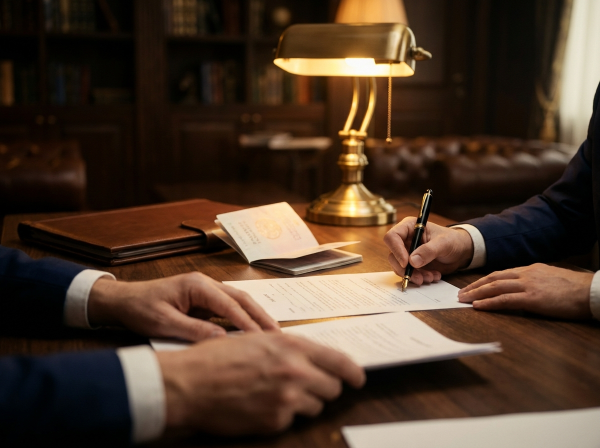
#> input picture assets/img/raw/about-1.jpg, 1200 x 896 px (shown at 1/2 size)
$ python images.py ../assets/brand
#> lines starting #> are read from the running program, lines starting #| are printed output that depends on the picture
"""Optimise source photos for the web.

Reads assets/img/raw/*.jpg|png and writes to .cache/img/:
  <name>-800.webp, <name>-1600.webp  (responsive images)
  <name>-og.jpg                       (1200x630 social preview)
Also creates favicons in assets/brand/. Only changed files are processed.
"""
import sys
from pathlib import Path
from PIL import Image

root = Path(sys.argv[1])
raw = root / "assets" / "img" / "raw"
out = root / ".cache" / "img"
out.mkdir(parents=True, exist_ok=True)

count = 0
for src in sorted(list(raw.glob("*.jpg")) + list(raw.glob("*.jpeg")) + list(raw.glob("*.png"))):
    name = src.stem
    targets = [out / f"{name}-800.webp", out / f"{name}-1600.webp", out / f"{name}-og.jpg"]
    if all(t.exists() and t.stat().st_mtime >= src.stat().st_mtime for t in targets):
        continue
    im = Image.open(src).convert("RGB")
#> im is the input picture: PIL image 1200x896 RGB; mean R, G, B 78, 58.3, 43.3
    for w, t in ((800, targets[0]), (1600, targets[1])):
        c = im.copy()
        if c.width > w:
            c = c.resize((w, round(c.height * w / c.width)), Image.LANCZOS)
        c.save(t, "WEBP", quality=80, method=6)
#> this loop made 2 passes
#> pass 1, `c = c.resize((w, round(c.height * w / c.width)), Image.LANCZOS)`:
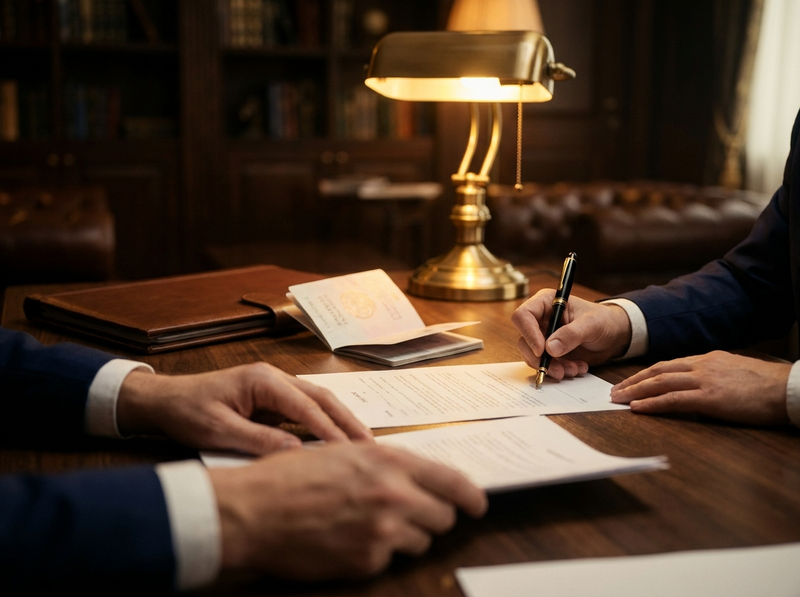
#> c: PIL image 800x597 RGB; mean R, G, B 78, 58.3, 43.3
    # OG: cover-crop to 1200x630
    tw, th = 1200, 630
    s = max(tw / im.width, th / im.height)
#> s = 1
    c = im.resize((round(im.width * s), round(im.height * s)), Image.LANCZOS)
    l, tp = (c.width - tw) // 2, (c.height - th) // 2
#> l = 0; tp = 133
    c.crop((l, tp, l + tw, tp + th)).save(targets[2], "JPEG", quality=82, optimize=True, progressive=True)
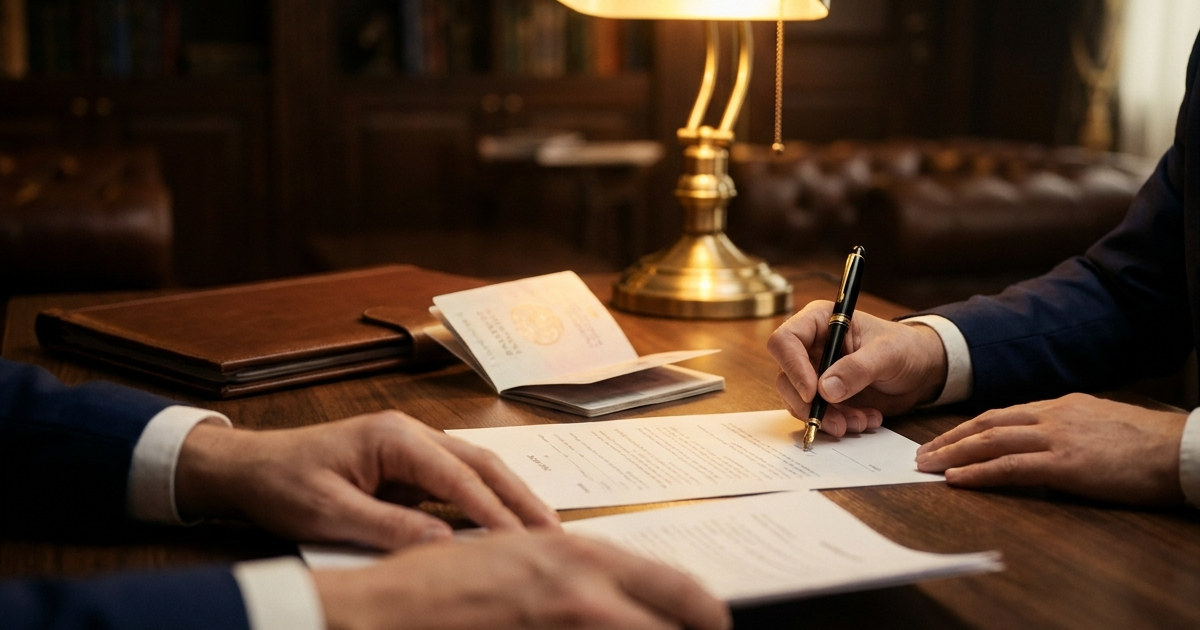
#> saved as about-1-og.jpg: PIL image 1200x630 RGB; mean R, G, B 83.1, 60.7, 44.9
    count += 1
#> pass 2 of the loop `for src in sorted(list(raw.glob("*.jpg")) + list(raw.glob("*.jpeg")) +..`:
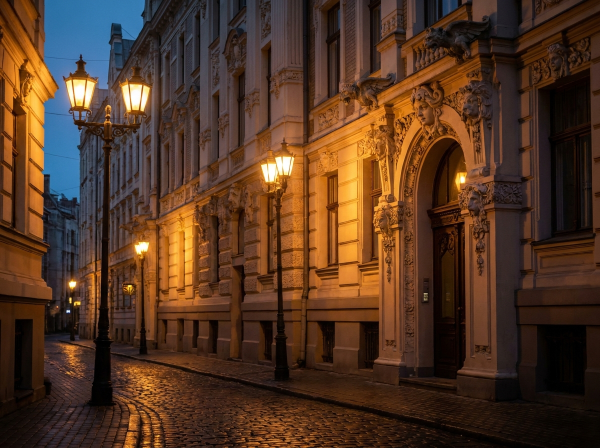
#> input picture assets/img/raw/about-2.jpg, 1200 x 896 px (shown at 1/2 size)
#> im is the input picture: PIL image 1200x896 RGB; mean R, G, B 82.6, 54.1, 35.5
#> the loop `for w, t in ((800, targets[0]), (1600, targets[1])):` made 2 passes
#> pass 1, `c = c.resize((w, round(c.height * w / c.width)), Image.LANCZOS)`:
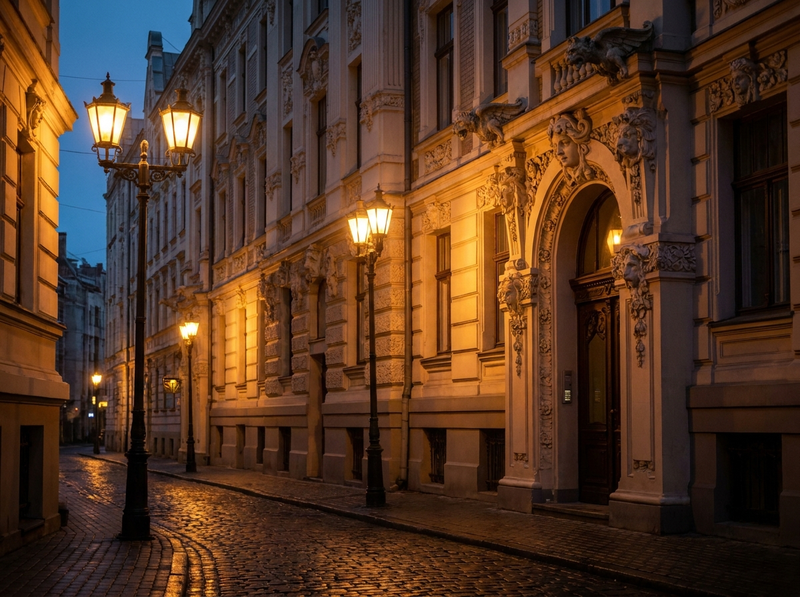
#> c: PIL image 800x597 RGB; mean R, G, B 82.6, 54.1, 35.5
#> `c.crop((l, tp, l + tw, tp + th)).save(targets[2], "JPEG", quality=82, ..`:
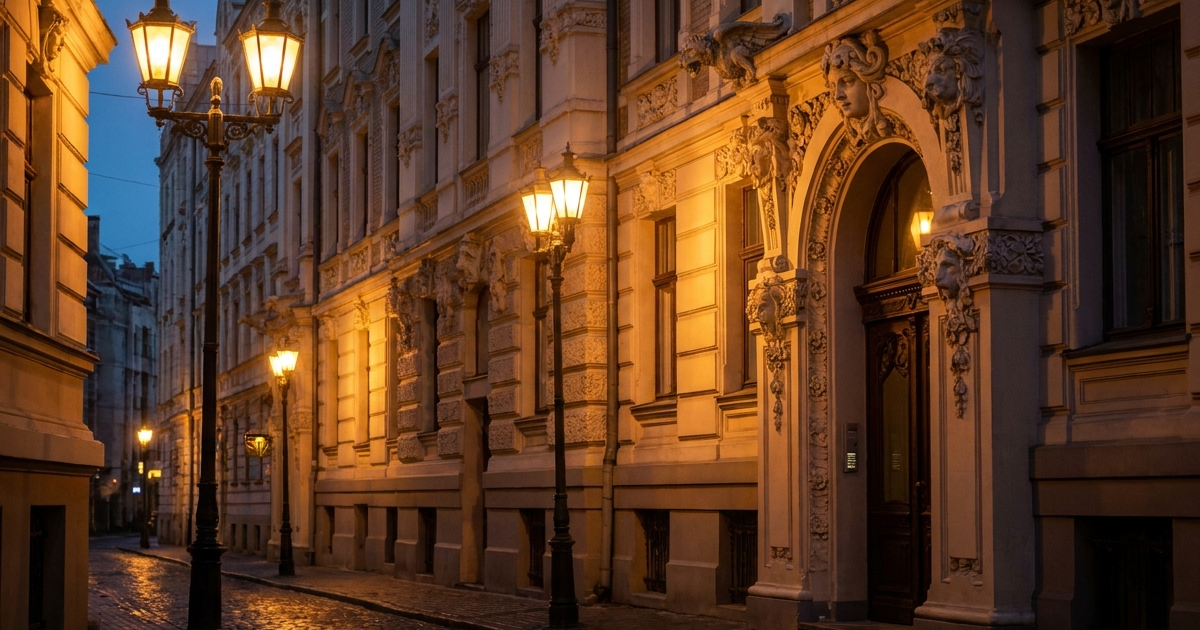
#> saved as about-2-og.jpg: PIL image 1200x630 RGB; mean R, G, B 93.3, 59.2, 35.4
#> pass 3 of the loop `for src in sorted(list(raw.glob("*.jpg")) + list(raw.glob("*.jpeg")) +..`:
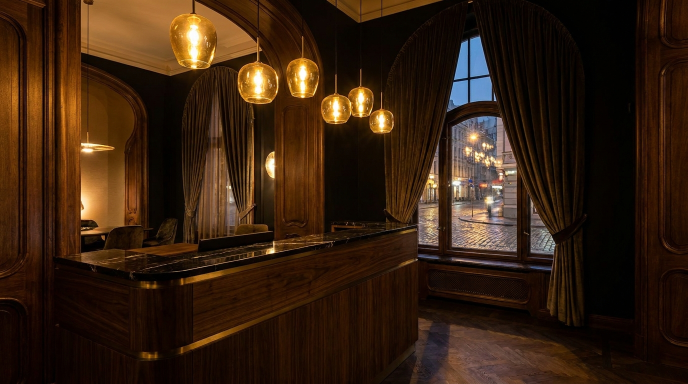
#> input picture assets/img/raw/contact-hero.jpg, 1376 x 768 px (shown at 1/2 size)
#> im is the input picture: PIL image 1376x768 RGB; mean R, G, B 54.3, 32.5, 16
#> the loop `for w, t in ((800, targets[0]), (1600, targets[1])):` made 2 passes
#> pass 1, `c = c.resize((w, round(c.height * w / c.width)), Image.LANCZOS)`:
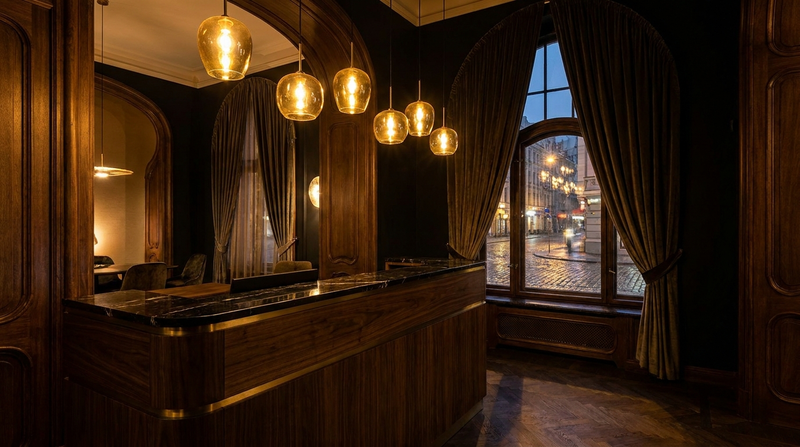
#> c: PIL image 800x447 RGB; mean R, G, B 54.3, 32.5, 16.1
#> `c.crop((l, tp, l + tw, tp + th)).save(targets[2], "JPEG", quality=82, ..`:
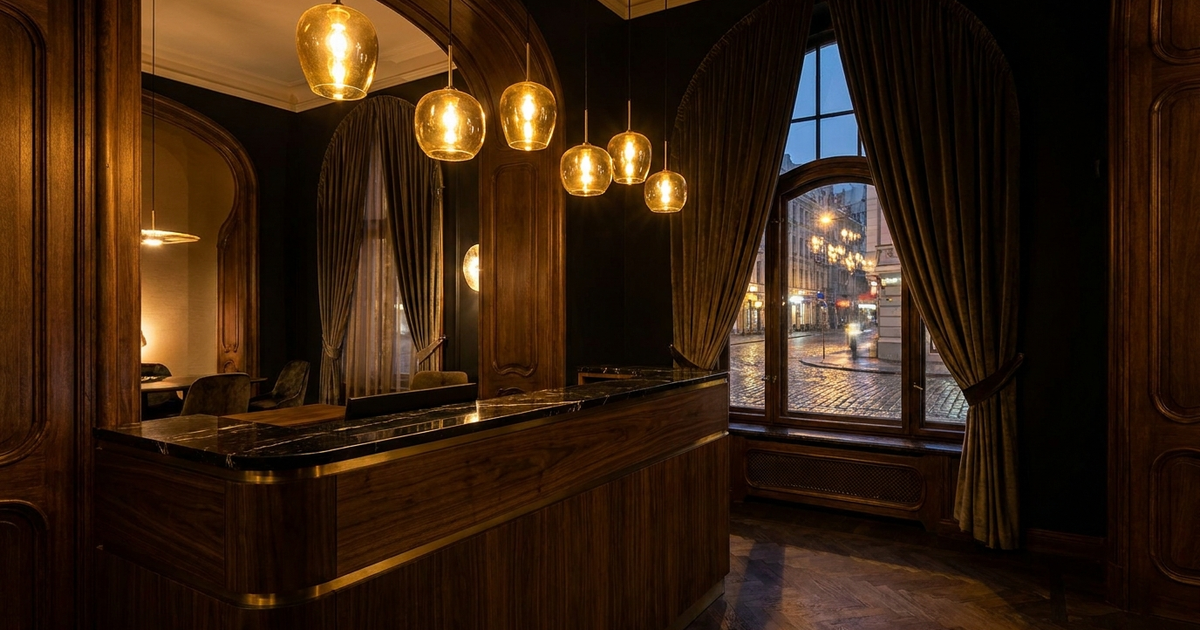
#> saved as contact-hero-og.jpg: PIL image 1200x630 RGB; mean R, G, B 54.5, 32.8, 16.3

# Favicons from the monogram
brand = root / "assets" / "brand"
mono = brand / "monogram.png"
fav = brand / "favicon-32.png"
if mono.exists() and (not fav.exists() or fav.stat().st_mtime < mono.stat().st_mtime):
    m = Image.open(mono).convert("RGBA")
    for size, name, pad in ((32, "favicon-32.png", 0.08), (180, "apple-touch-icon.png", 0.16)):
        bg = Image.new("RGBA", (size, size), (7, 6, 5, 255))
        inner = int(size * (1 - 2 * pad))
        mm = m.copy()
        mm.thumbnail((inner, inner), Image.LANCZOS)
        bg.alpha_composite(mm, ((size - mm.width) // 2, (size - mm.height) // 2))
        bg.save(brand / name)

print(f"Images: {count} processed")
